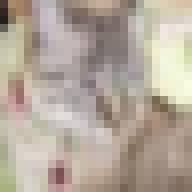
#> input picture dataset/3_tabby_cat_s_001397.ppm, 24 x 24 px (shown 8 times larger)
$ jupyter execute ppm_test.ipynb
#> lines starting #> are read from the running program, lines starting #| are printed output that depends on the picture
[cell 1]
import numpy as np
import cv2
import matplotlib.pyplot as plt

[cell 2]
filename="../dataset/3_tabby_cat_s_001397.ppm"

img = cv2.imread(filename)
#> img is the input picture: shape (24, 24, 3); mean B, G, R 155.1, 167.6, 179.4
img = cv2.cvtColor(img,cv2.COLOR_BGR2RGB)
plt.imshow(img)

**Image normalization for CNN**
- Normalize an RGB image for CNN detection while preserving object colors.
- Normalization must be applied simultaneously to all 3 RGB channels of the image, because per-channel normalization would change object colors.

Normalization formula for each pixel:
$$
\text{normalized\_pixel} = \frac{\text{pixel} - \mu}{\max(\sigma, \frac{1}{\sqrt{N}})}
$$

where:
- $\mu$ is the mean computed over all pixels and all channels
- $\sigma$ is the standard deviation computed over all pixels and all channels
- $N = \text{height} \times \text{width} \times 3$ (total number of values)

[cell 3]
mean = 0.0
N = 24 * 24 * 3
for i in range(24):
    for j in range(24):
        for c in range(3):
            mean += float(img[i][j][c])
#> after the loop, mean = 289255
mean = mean / N
#> mean = 167.4

std_dev = 0.0
for i in range(24):
    for j in range(24):
        for c in range(3):
            std_dev += (float(img[i][j][c]) - mean) ** 2
#> after the loop, std_dev = 2162940.2
std_dev = np.sqrt(std_dev / N)
#> std_dev = 35.38

print(f"Moyenne globale: {mean:.2f}")
#| Moyenne globale: 167.39
print(f"Écart-type global: {std_dev:.2f}")
#| Écart-type global: 35.38

img_norm = (img - mean) / max(std_dev, 1/np.sqrt(N))

[cell 4]
fig, axes = plt.subplots(1, 2, figsize=(12, 5))
axes[0].imshow(img)
axes[0].set_title("Image originale")
axes[0].axis('on')

display_img = img_norm.copy()
display_img = ((display_img - display_img.min()) / (display_img.max() - display_img.min()) * 255).astype(np.uint8)
axes[1].imshow(display_img)
axes[1].set_title("Image normalisée")
axes[1].axis('on')

plt.tight_layout()
plt.show()
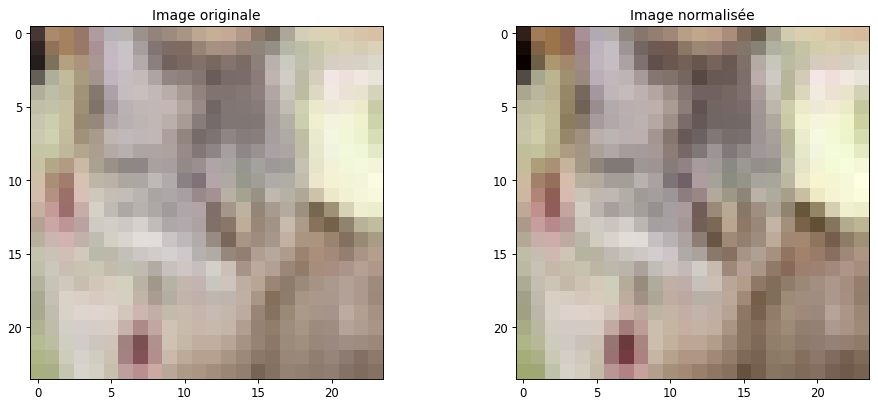
#> figure drawn by matplotlib, 2 panels

**Test Kernels for Convolution**

Before using the real CNN coefficients, we can test convolution with well-known kernels to verify functionality:

1. **Identity Kernel** (no change - sanity check)
- Output should be identical to input
- Verifies that convolution implementation doesn't introduce artifacts

2. **Edge Detection Kernels**
- **Horizontal edges**: Detects horizontal features
- **Vertical edges**: Detects vertical features
- **Sobel**: Detects edges in specific directions
- Easy to verify visually - edges should be highlighted

3. **Blur/Smoothing Kernels**
- **Box blur**: Simple averaging
- **Gaussian blur**: Smooth blurring
- Output should be blurred/softened

4. **Sharpening Kernel**
- Enhances edges and details
- Output should look crisper

[cell 5]
# Simple 2D convolution implementation (for single channel)
def convolve2d(image, kernel, padding='valid'):
    """
    Apply 2D convolution to a single channel image.

    Parameters:
    - image: 2D numpy array (single channel)
    - kernel: 2D numpy array (3x3)
    - padding: 'valid' (no padding) or 'same' (zero padding)

    Returns:
    - Convolved image
    """
    kernel_size = kernel.shape[0]
    pad_size = kernel_size // 2

    if padding == 'same':
        # Add zero padding
        padded_img = np.pad(image, pad_size, mode='constant', constant_values=0)
    else:
        padded_img = image

    # Output dimensions
    if padding == 'same':
        out_h, out_w = image.shape
    else:
        out_h = image.shape[0] - kernel_size + 1
        out_w = image.shape[1] - kernel_size + 1

    output = np.zeros((out_h, out_w), dtype=np.float32)

    # Perform convolution
    for i in range(out_h):
        for j in range(out_w):
            # Extract region
            region = padded_img[i:i+kernel_size, j:j+kernel_size]
            # Element-wise multiply and sum
            output[i, j] = np.sum(region * kernel)

    return output

# Apply convolution to RGB image (apply same kernel to each channel)
def convolve_rgb(image, kernel, padding='same'):
    """
    Apply 2D convolution to RGB image (same kernel for all channels).
    """
    output = np.zeros_like(image, dtype=np.float32)
    for c in range(3):  # For each RGB channel
        output[:, :, c] = convolve2d(image[:, :, c], kernel, padding)
    return output

[cell 6]
# Define test kernels (3x3)
test_kernels = {
    'Identity': np.array([
        [0, 0, 0],
        [0, 1, 0],
        [0, 0, 0]
    ], dtype=np.float32),

    'Edge Detection (Horizontal)': np.array([
        [-1, -1, -1],
        [ 0,  0,  0],
        [ 1,  1,  1]
    ], dtype=np.float32),

    'Edge Detection (Vertical)': np.array([
        [-1, 0, 1],
        [-1, 0, 1],
        [-1, 0, 1]
    ], dtype=np.float32),

    'Sobel X (Vertical Edges)': np.array([
        [-1, 0, 1],
        [-2, 0, 2],
        [-1, 0, 1]
    ], dtype=np.float32),

    'Sobel Y (Horizontal Edges)': np.array([
        [-1, -2, -1],
        [ 0,  0,  0],
        [ 1,  2,  1]
    ], dtype=np.float32),

    'Box Blur': np.array([
        [1, 1, 1],
        [1, 1, 1],
        [1, 1, 1]
    ], dtype=np.float32) / 9.0,

    'Sharpen': np.array([
        [ 0, -1,  0],
        [-1,  5, -1],
        [ 0, -1,  0]
    ], dtype=np.float32),

    'Emboss': np.array([
        [-2, -1, 0],
        [-1,  1, 1],
        [ 0,  1, 2]
    ], dtype=np.float32),
}

# Display all kernels
print("Test Kernels for Convolution:\n")
for name, kernel in test_kernels.items():
    print(f"{name}:")
    print(kernel)
    print(f"Sum: {kernel.sum():.2f} (important for brightness preservation)\n")

[cell 7]
# Test convolution with different kernels
# Select which kernels to visualize
kernels_to_test = ['Identity', 'Edge Detection (Horizontal)', 'Sobel X (Vertical Edges)', 'Box Blur', 'Sharpen']

fig, axes = plt.subplots(2, 3, figsize=(15, 10))
axes = axes.flatten()

# Original image
axes[0].imshow(img)
axes[0].set_title("Original Image")
axes[0].axis('on')

# Apply each kernel
for idx, kernel_name in enumerate(kernels_to_test, start=1):
    kernel = test_kernels[kernel_name]

    # Apply convolution
    result = convolve_rgb(img, kernel, padding='same')

    # Clip and convert for display
    # For edge detection: shift and scale to [0, 255]
    if 'Edge' in kernel_name or 'Sobel' in kernel_name:
        display_result = np.abs(result)  # Take absolute value
        display_result = (display_result / display_result.max() * 255).astype(np.uint8)
    else:
        # Clip to valid range
        display_result = np.clip(result, 0, 255).astype(np.uint8)

    axes[idx].imshow(display_result)
    axes[idx].set_title(f"{kernel_name}")
    axes[idx].axis('on')
#> this loop made 5 passes
#> pass 1, in convolve2d, `padded_img = np.pad(image, pad_size, mode='constant', constant_values=0)`:
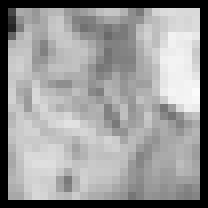
#> padded_img: shape (26, 26) (shown 8 times larger); min 0, max 251, mean 152.9
#> pass 1, in convolve2d (call 2), `padded_img = np.pad(image, pad_size, mode='constant', constant_values=0)`:
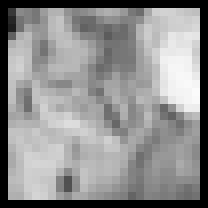
#> padded_img: shape (26, 26) (shown 8 times larger); min 0, max 251, mean 142.8
#> pass 1, in convolve2d (call 3), `padded_img = np.pad(image, pad_size, mode='constant', constant_values=0)`:
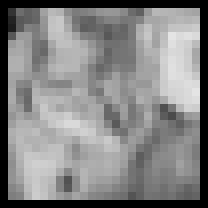
#> padded_img: shape (26, 26) (shown 8 times larger); min 0, max 228, mean 132.2
#> after the loop:
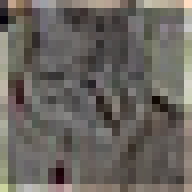
#> result: shape (24, 24, 3) float32 (shown 8 times larger); mean R, G, B 208.8, 195, 179.2; drawn with min black and max white

plt.tight_layout()
plt.show()
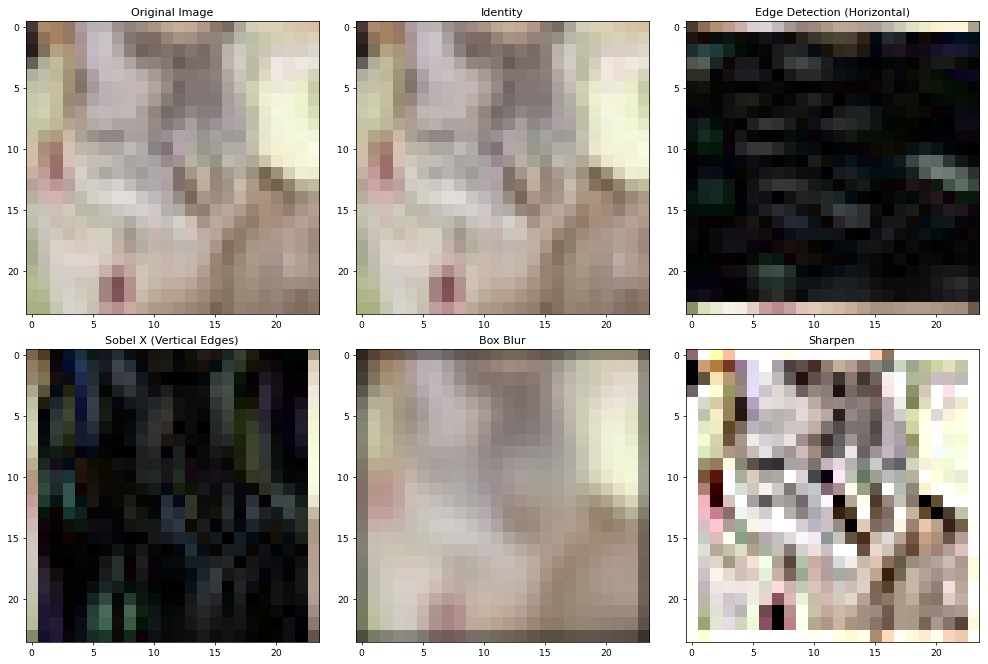
#> figure drawn by matplotlib, 6 panels

print("\n✓ Convolution test complete!")
print("\nWhat to verify:")
print("- Identity: Should look identical to original")
print("- Edge Detection: Should highlight edges (horizontal/vertical)")
print("- Blur: Should look softer/blurred")
print("- Sharpen: Should enhance details and edges")

$ run again, with dataset/1_wagon_s_002806.ppm copied over dataset/3_tabby_cat_s_001397.ppm
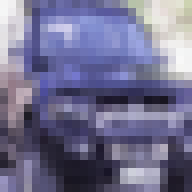
#> input picture dataset/1_wagon_s_002806.ppm, 24 x 24 px (shown 8 times larger)
#> img is the input picture: shape (24, 24, 3); mean B, G, R 144.1, 112.5, 114.2
#> after the loop `for i in range(24):`: mean = 213558
#> `mean = mean / N`: mean = 123.6
#> after the loop `for i in range(24):`: std_dev = 5446331
#> `std_dev = np.sqrt(std_dev / N)`: std_dev = 56.14
#| Moyenne globale: 123.59
#| Écart-type global: 56.14
#> `plt.show()`:
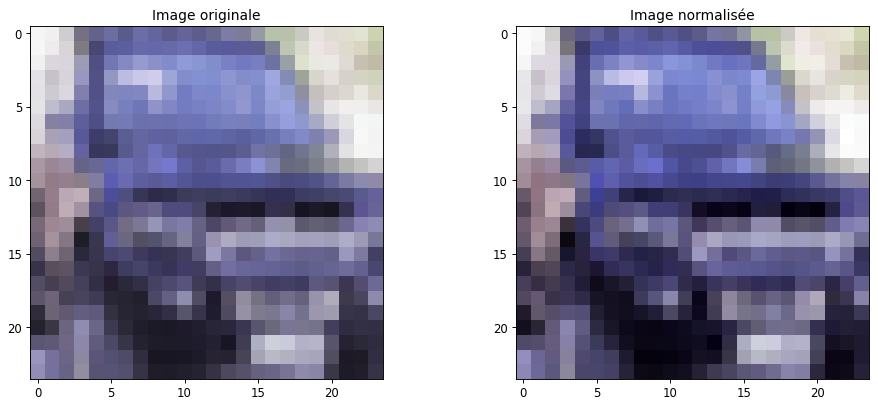
#> figure drawn by matplotlib, 2 panels
#> after the loop `for idx, kernel_name in enumerate(kernels_to_test, start=1):`:
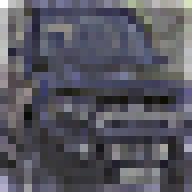
#> result: shape (24, 24, 3) float32 (shown 8 times larger); mean R, G, B 136.4, 134.2, 168.8; drawn with min black and max white
